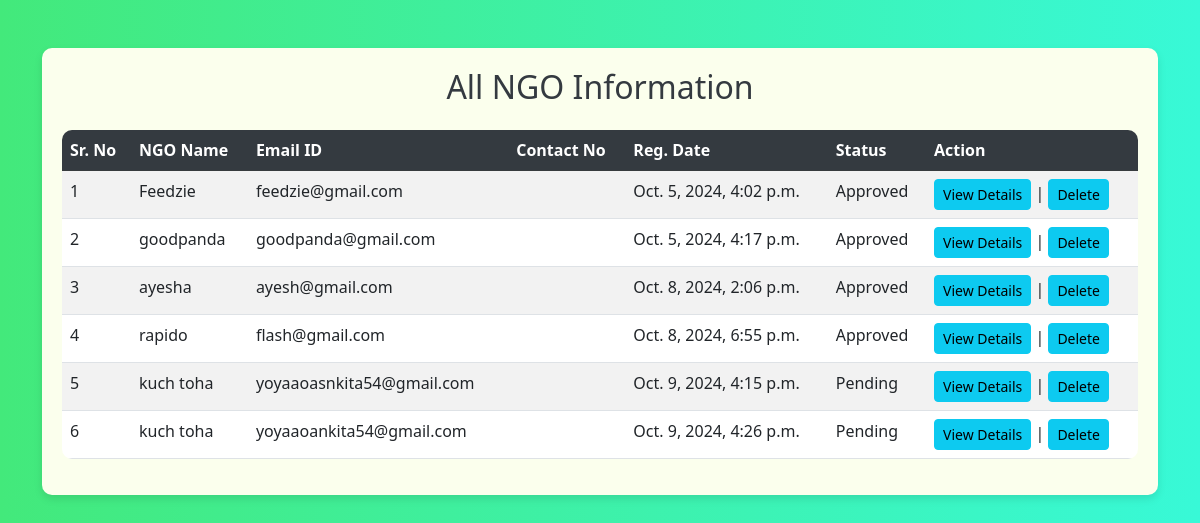
/all_ngo (signed in), run on an earlier commit of the app's database.
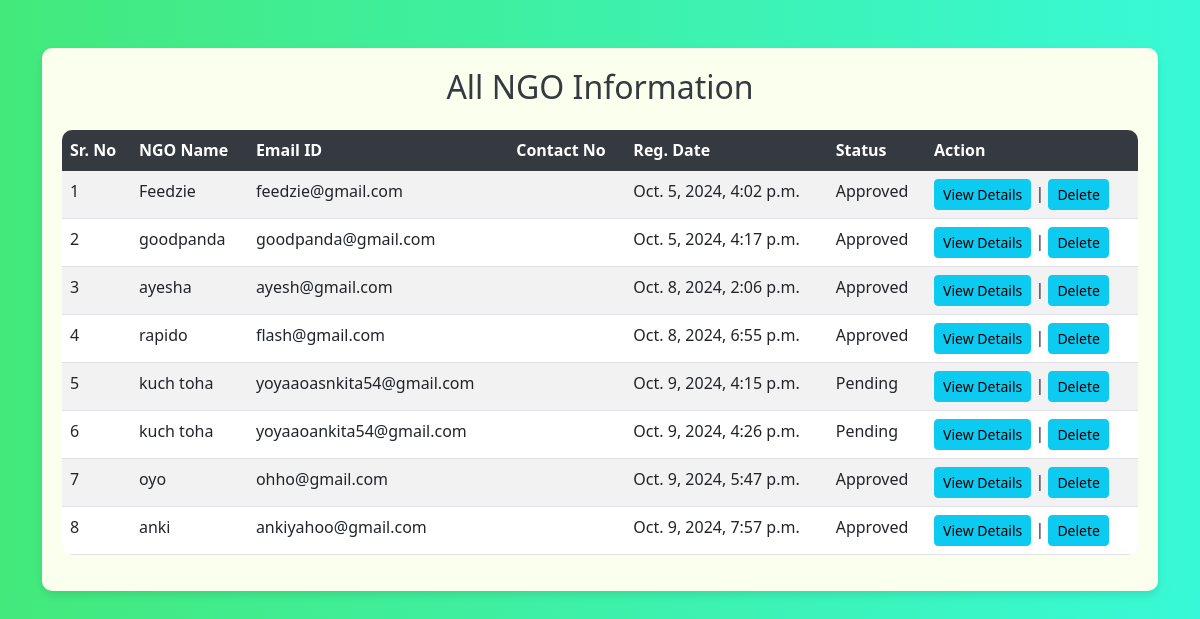
And on a later commit of the database.
### donation/models.py (models this page shows, shortened)
class NGO(models.Model):
    user = models.ForeignKey(User,on_delete=models.CASCADE)
    contact = models.CharField(null=True, max_length=10)
    address = models.CharField(null=True, max_length=300)
    userpic = models.FileField(null=True)
    idpic = models.FileField(null=True)
    aboutme = models.CharField(null=True, max_length=300)
    status = models.CharField(max_length=20, choices=[('Pending', 'Pending'), ('Approved', 'Approved'), ('Rejected', 'Rejected')], default='Pending')
    regdate = models.DateTimeField(auto_now_add=True)
    adminremark = models.CharField(null=True, max_length=300)
    updationdate = models.DateField(null=True)
    city = models.ForeignKey(City, on_delete=models.CASCADE, null=False)
    category = models.ManyToManyField(Category, related_name='ngos')

### donation/views.py (the view)
# urls.py: path("all_ngo",all_ngo,name="all_ngo"),
def all_ngo(request):
    if not request.user.is_authenticated:
        return redirect('admin_login')
    ngo = NGO.objects.all()
    return render(request,'all_ngo.html',locals())

### donation/templates/all_ngo.html (shortened to what this page needs)
<!DOCTYPE html>
<html lang="en">
<head>
    <link href="https://cdn.jsdelivr.net/npm/bootstrap@5.3.0-alpha3/dist/css/bootstrap.min.css" rel="stylesheet">
</head>
<body>
<div class="container mt-5">
    <div class="table-container">
        <h2 class="mb-4"> All NGO Information</h2>
        <table class="table table-striped table-hover">
            <thead class="table-dark">
                <tr>
                    <th scope="col">Sr. No</th>
                    <th scope="col">NGO Name</th>
                    <th scope="col">Email ID</th>
                    <th scope="col">Contact No</th>
                    <th scope="col">Reg. Date</th>
                    <th scope="col">Status</th>
                    <th scope="col">Action</th>
                </tr>
            </thead>
            <tbody>
                {% for i in ngo %}
                <tr>
                    <td>{{ forloop.counter }}</td>
                    <td>{{ i.user.first_name }}</td>
                    <td>{{ i.user.username }}</td>
                    <td>{{ i.contact_no }}</td>
                    <td>{{ i.regdate }}</td>
                    <td>{{ i.status }}</td>
                    <td>
                        <a href="{% url 'view_ngodetail' i.id %}" class="btn btn-info btn-sm">View Details</a>
                     |  {% if i.user.id %}
                            <a href="{% url 'delete_ngo' i.user.id %}" class="btn btn-info btn-sm"
                                onclick="return confirm('Are you sure?')">Delete</a>
                        {% else %}
                            <span class="btn btn-info btn-sm disabled">Delete</span>
                        {% endif %}
                    </td>
                </tr>
                {% empty %}
                <tr>
                    <td colspan="7" class="text-center">No NGOs found</td>
                </tr>
                {% endfor %}
            </tbody>
        </table>
    </div>
</div>
</body>
</html>

### donation/templates/all_ngo.html (style rules this page uses)
body { background-image: linear-gradient(to right, #43e97b 0%, #38f9d7 100%); }
.table-container { background-color: rgb(251, 255, 237); padding: 20px; border-radius: 10px; box-shadow: 0 4px 8px rgba(0, 0, 0, 0.1); }
.table { border-radius: 10px; overflow: hidden; }
.table th { background-color: #343a40; color: white; }
h2 { text-align: center; color: #343a40; }

What changed in the data, as far as the page shows it:
added NGO: user.first_name "oyo", user.username "ohho@gmail.com", regdate "Oct. 9, 2024, 5:47 p.m.", status "Approved", shows "Delete"
added NGO: user.first_name "anki", user.username "ankiyahoo@gmail.com", regdate "Oct. 9, 2024, 7:57 p.m.", status "Approved", shows "Delete"
